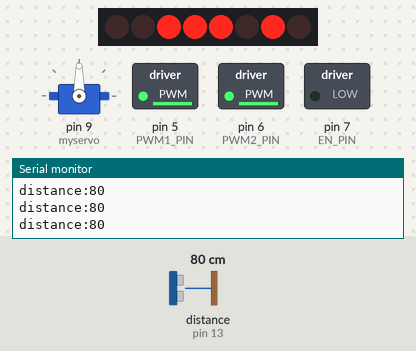
A sketch run on a simulated Arduino Uno, built with avr-gcc and run on an emulated ATmega328P. Shown: 8 shift-register outputs drawn as a row of LEDs (first output left, lit = HIGH), servo, switched loads named in the sketch (green lamp = pin HIGH), the last lines printed to the serial monitor. Wiring (inferred from the names in the program): ultrasonic range finder: trigger pin 12; echo pin 13; shift register (74HC595): data pin 8; shift clock pin 2; latch pin 4. Wiring (inferred from the signals the program sends): row of LEDs: on Q0, Q1, Q2, Q3, Q4, Q5, Q6, Q7. The test bench sets the inputs (shaded band); at power-on: distance to the obstacle (sensor on pin 13) 80 cm. The echo pulse lasts 58.3 µs per cm; pins used as bus, display or sensor lines are not drawn.

Above: at 1.2 s.
1.3 s: distance to the obstacle (sensor on pin 13) set to 29 cm
2.8 s: distance to the obstacle (sensor on pin 13) set to 23 cm
At 4.0 s:
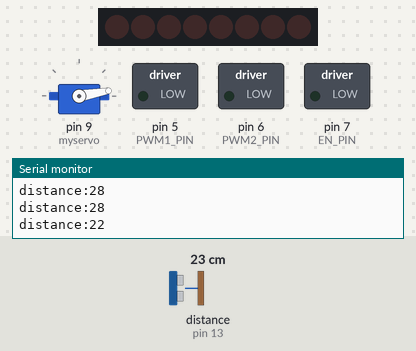
5.8 s: distance to the obstacle (sensor on pin 13) set to 60 cm
At 8.6 s:
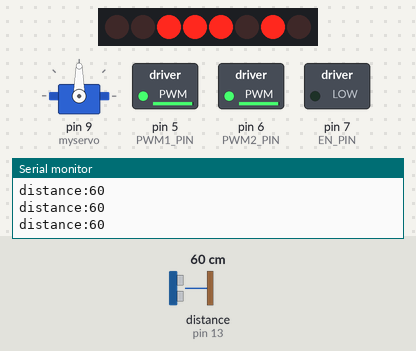
8.8 s: distance to the obstacle (sensor on pin 13) set to 2 cm
At 12.7 s:
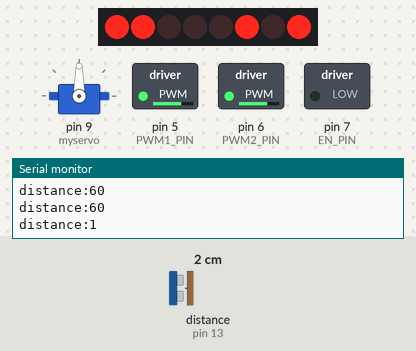
Timing chart, 0 to 15.8 s (numbered marks = the images above; inputs shaded):
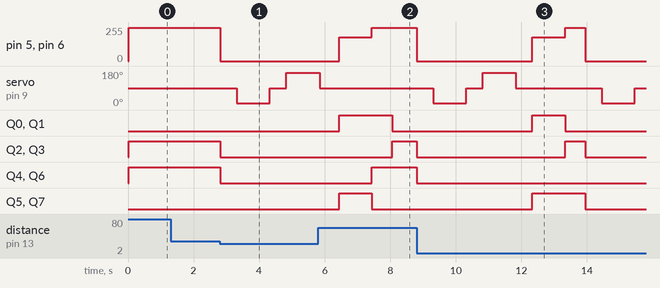

Measured:
- the behaviour switches between 27 and 26 cm on distance to the obstacle (sensor on pin 13) (found by bisection; images 0 and 1)
- after the input at 2.8 s, pin 5 (PWM1_PIN), pin 6 (PWM2_PIN): 250/255 → 0/255 at once; servo on pin 9 (myservo): 90° → 10° after 0.52 s, → 90° 1.0 s later, → 170° 0.50 s later; Q2–4, Q6: HIGH → LOW at once
- after the input at 8.8 s, pin 5 (PWM1_PIN), pin 6 (PWM2_PIN): 250/255 → 0/255 at once, → 180/255 3.5 s later, → 250/255 1.0 s later, → 0/255 0.61 s later

The sketch:

4_Obstacle_Avoidance.ino
```cpp
#include <Servo.h>  //servo library
Servo myservo;      // create servo object to control servo
// Ultrasonic control pin
const int Trig = 12;
const int Echo = 13;
// PWM control pin
#define PWM1_PIN            5
#define PWM2_PIN            6
// 74HCT595N Chip pins
#define SHCP_PIN            2                               // The displacement of the clock
#define EN_PIN              7                               // Can make control
#define DATA_PIN            8                               // Serial data
#define STCP_PIN            4                               // Memory register clock

const int Forward       = 92;                               // forward
const int Backward      = 163;                              // back
const int Turn_Left     = 149;                              // left translation
const int Turn_Right    = 106;                              // Right translation
const int Top_Left      = 20;                               // Upper left mobile
const int Bottom_Left   = 129;                              // Lower left mobile
const int Top_Right     = 72;                               // Upper right mobile
const int Bottom_Right  = 34;                               // The lower right move
const int Stop          = 0;                                // stop
const int Contrarotate  = 172;                              // Counterclockwise rotation
const int Clockwise     = 83;                               // Rotate clockwise

int rightDistance = 0, leftDistance = 0, middleDistance = 0;

float SR04(int Trig, int Echo)
{
    digitalWrite(Trig, LOW);
    delayMicroseconds(2);
    digitalWrite(Trig, HIGH);
    delayMicroseconds(10);
    digitalWrite(Trig, LOW);
    float distance = pulseIn(Echo, HIGH) / 58.00;
    delay(10);
    return distance;
}

void setup()
{
    myservo.attach(9,700,2400);//attach servo on pin 9 to servo object
    pinMode(Trig, OUTPUT);
    pinMode(Echo, INPUT);

    pinMode(SHCP_PIN, OUTPUT);
    pinMode(EN_PIN, OUTPUT);
    pinMode(DATA_PIN, OUTPUT);
    pinMode(STCP_PIN, OUTPUT);
    pinMode(PWM1_PIN, OUTPUT);
    pinMode(PWM2_PIN, OUTPUT);
    Serial.begin(9600);
}

void loop()
{
    middleDistance = SR04(Trig, Echo);
    Serial.print("distance:");
    Serial.println(middleDistance);
    if (middleDistance <= 25)
    {
        Motor(Stop, 0);
        delay(500);
        myservo.write(10);
        delay(500);
        rightDistance = SR04(Trig, Echo);//SR04();

        delay(500);
        myservo.write(90);
        delay(500);
        myservo.write(170);
        delay(500);
        leftDistance = SR04(Trig, Echo);//SR04();

        delay(500);
        myservo.write(90);
        delay(500);

        if(rightDistance > leftDistance){
            Motor(Stop, 0);
            delay(100);
            Motor(Backward, 180);
            delay(1000);
            Motor(Clockwise, 250);
            delay(600);
        }
        else if(rightDistance < leftDistance) {
            Motor(Stop, 0);
            delay(100);
            Motor(Backward, 180);
            delay(1000);
            Motor(Contrarotate, 250);
            delay(600);
        }
        else if((rightDistance < 20) || (leftDistance < 20)){
            Motor(Backward, 180);
            delay(1000);
            Motor(Contrarotate, 250);
            delay(600);
        }
        else{
            Motor(Backward, 180);
            delay(1000);
            Motor(Clockwise, 250);
            delay(600);
        }
    }
    else
    {
        Motor(Forward, 250);
    }
}

void Motor(int Dir, int Speed)
{
    analogWrite(PWM1_PIN, Speed);
    analogWrite(PWM2_PIN, Speed);

    digitalWrite(STCP_PIN, LOW);
    shiftOut(DATA_PIN, SHCP_PIN, MSBFIRST, Dir);
    digitalWrite(STCP_PIN, HIGH);
}
```
